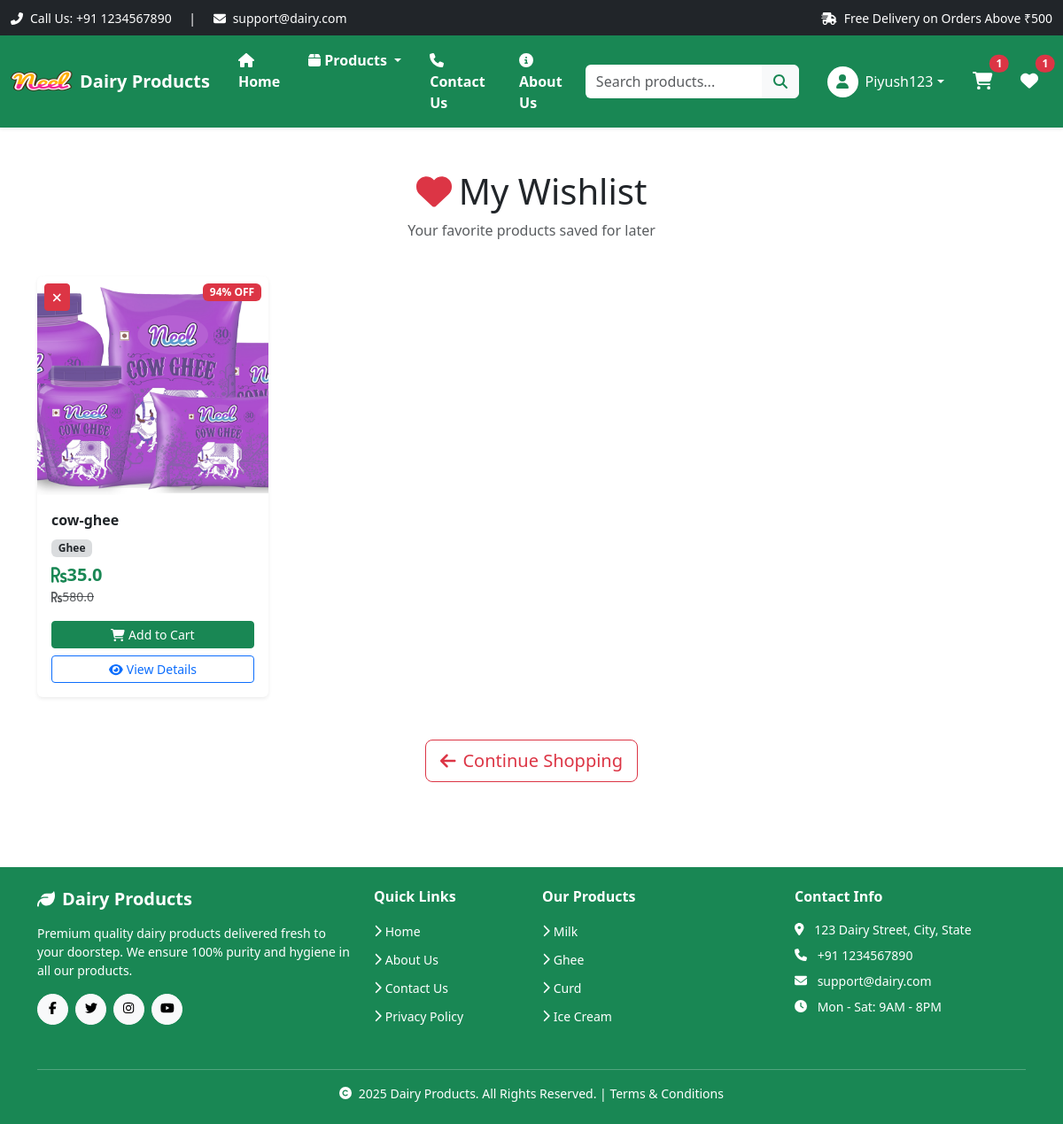
/wishlist/ (signed in), run on an earlier commit of the app's database.
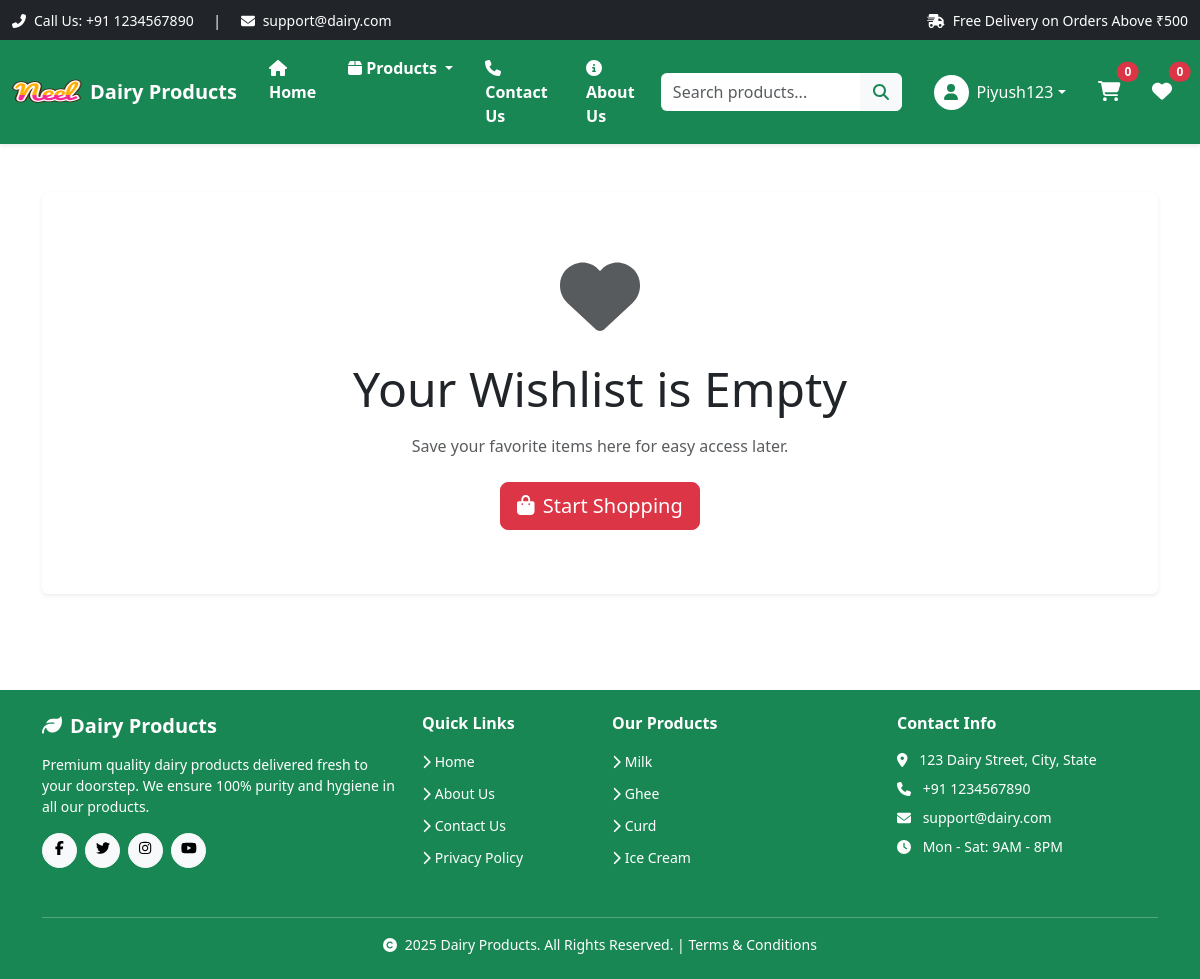
And on a later commit of the database.
### app/models.py (models this page shows, shortened)
class whishlist(models.Model):
    user = models.ForeignKey(User, on_delete=models.CASCADE)
    product = models.ForeignKey(Product, on_delete=models.CASCADE)

class Product(models.Model):
    title = models.CharField(max_length=100)
    selling_price = models.FloatField()
    discounted_price = models.FloatField()
    description = models.TextField()
    composition = models.TextField(default='')
    prodapp = models.TextField(default='')
    category = models.CharField(choices=CATEGORY_CHOICES, max_length=2)
    product_image = models.ImageField(upload_to='product')

### app/views.py (the view)
# urls.py: path('wishlist/', views.show_wishlist, name='show-wishlist'),
def show_wishlist(request):
    if not request.user.is_authenticated:
        messages.warning(request, 'Please log in to view your wishlist.')
        return redirect('customer-login')
    user = request.user
    wishlist_items = whishlist.objects.filter(user=user)
    return render(request, 'app/wishlist.html', {'wishlist_items': wishlist_items})

### app/templates/app/wishlist.html (shortened to what the changed rows need)
{% extends 'app/layout.html' %}
{% load static %}
{% block content %}
<div class="container my-5">
    {% if wishlist_items %}
        <div class="row mb-4">
            <div class="col-12">
                <h1 class="text-center mb-2">
                    <i class="fas fa-heart text-danger me-2"></i>My Wishlist
                </h1>
                <p class="text-center text-muted">Your favorite products saved for later</p>
            </div>
        </div>
        <div class="row g-4">
            {% for item in wishlist_items %}
            <div class="col-lg-3 col-md-4 col-sm-6" id="wishlist-item-{{ item.id }}">
                <div class="card h-100 shadow-sm border-0">
                    <div class="position-relative">
                        <a href="{% url 'product_details' item.product.id %}">
                            <img src="{{ item.product.product_image.url }}"
                                 class="card-img-top"
                                 alt="{{ item.product.title }}"
                                 style="height: 250px; object-fit: cover;">
                        </a>
                        {% if item.product.selling_price > item.product.discounted_price %}
                        <span class="position-absolute top-0 end-0 m-2 badge bg-danger">
                            {% widthratio item.product.discounted_price item.product.selling_price 100 as percent_paid %}
                            {% widthratio percent_paid 1 -1 as negative_percent %}
                            {{ negative_percent|add:100 }}% OFF
                        </span>
                        {% endif %}
                        <button class="btn btn-danger btn-sm position-absolute top-0 start-0 m-2 remove-wishlist-btn"
                                data-wishlist-id="{{ item.id }}"
                                title="Remove from Wishlist">
                            <i class="fas fa-times"></i>
                        </button>
                    </div>
                    <div class="card-body d-flex flex-column">
                        <h6 class="card-title fw-bold text-dark mb-2">
                            <a href="{% url 'product_details' item.product.id %}" class="text-decoration-none text-dark">
                                {{ item.product.title|truncatewords:6 }}
                            </a>
                        </h6>
                        <div class="mb-2">
                            <span class="badge bg-secondary bg-opacity-25 text-dark">
                                {{ item.product.get_category_display }}
                            </span>
                        </div>
                        <div class="mb-3">
                            <h5 class="text-success fw-bold mb-0">
                                <i class="fas fa-rupee-sign"></i>{{ item.product.discounted_price }}
                            </h5>
                            {% if item.product.selling_price > item.product.discounted_price %}
                            <small class="text-muted text-decoration-line-through">
                                <i class="fas fa-rupee-sign"></i>{{ item.product.selling_price }}
                            </small>
                            {% endif %}
                        </div>
                        <div class="mt-auto">
                            <div class="d-grid gap-2">
                                <a href="{% url 'add-to-cart' item.product.id %}" class="btn btn-success btn-sm">
                                    <i class="fas fa-shopping-cart me-1"></i>Add to Cart
                                </a>
                                <a href="{% url 'product_details' item.product.id %}" class="btn btn-outline-primary btn-sm">
                                    <i class="fas fa-eye me-1"></i>View Details
                                </a>
                            </div>
                        </div>
                    </div>
                </div>
            </div>
            {% endfor %}
        </div>
        <div class="text-center mt-5">
            <a href="{% url 'home' %}" class="btn btn-outline-danger btn-lg">
                <i class="fas fa-arrow-left me-2"></i>Continue Shopping
            </a>
        </div>
    {% else %}
        <div class="row">
            <div class="col-12">
                <div class="card shadow-sm border-0 text-center py-5">
                    <div class="card-body">
                        <i class="fas fa-heart fa-5x text-muted mb-4"></i>
                        <h1 class="display-5 mb-3">Your Wishlist is Empty</h1>
                        <p class="text-muted mb-4">Save your favorite items here for easy access later.</p>
                        <a href="{% url 'home' %}" class="btn btn-danger btn-lg">
                            <i class="fas fa-shopping-bag me-2"></i>Start Shopping
                        </a>
                    </div>
                </div>
            </div>
        </div>
    {% endif %}
</div>
{% endblock %}

### app/templates/app/layout.html (shortened to what the changed rows need)
{% load static %} {% load django_browser_reload %}
<!DOCTYPE html>
<html lang="en">
  <head>
    <link
      href="https://cdn.jsdelivr.net/npm/bootstrap@5.3.8/dist/css/bootstrap.min.css"
      rel="stylesheet"
    />
    <link
      href="https://cdnjs.cloudflare.com/ajax/libs/font-awesome/6.4.0/css/all.min.css"
      rel="stylesheet"
    />
    <link rel="stylesheet" href="{% static 'app/css/owl.carousel.min.css' %}" />
    <link rel="stylesheet" href="{% static 'app/css/all.min.css' %}" />
    <link rel="stylesheet" href="{% static 'app/css/password-field.css' %}" />
    <link rel="stylesheet" href="{% static 'app/css/style.css' %}" />
  </head>
  <body class="d-flex flex-column min-vh-100">
    <nav class="navbar navbar-expand-lg navbar-dark bg-success shadow-sm sticky-top">
      <div class="container-fluid">
        <div class="collapse navbar-collapse" id="navbarSupportedContent">
          <ul class="navbar-nav mb-2 mb-lg-0 align-items-lg-center">
  {% if request.user.is_authenticated %}
    <li class="nav-item dropdown mx-2">
      <a
        class="nav-link dropdown-toggle text-white d-flex align-items-center"
        href="#"
        id="profileDropdown"
        role="button"
        data-bs-toggle="dropdown"
        aria-expanded="false"
      >
        <div class="bg-white text-success rounded-circle d-flex align-items-center justify-content-center me-2"
             style="width: 35px; height: 35px;">
          <i class="fas fa-user"></i>
        </div>
        <span class="d-none d-lg-inline">{{request.user.username|title}}</span>
      </a>
    </li>
    <li class="nav-item mx-2">
      <a href="{% url 'show-cart' %}" class="nav-link text-white position-relative">
        <i class="fas fa-shopping-cart fs-5"></i>
        {% if request.user.is_authenticated %}
          <span id="cart-badge" class="position-absolute top-0 start-100 translate-middle badge rounded-pill bg-danger">
            {{ request.user.cart_set.count|default:"0" }}
          </span>
        {% endif %}
      </a>
    </li>
    <li class="nav-item mx-2">
      <a href="{% url 'show-wishlist' %}" class="nav-link text-white position-relative">
        <i class="fas fa-heart fs-5"></i>
        {% if request.user.is_authenticated %}
          <span id="wishlist-badge" class="position-absolute top-0 start-100 translate-middle badge rounded-pill bg-danger">
            {{ request.user.whishlist_set.count|default:"0" }}
          </span>
        {% endif %}
      </a>
    </li>
  {% endif %}
</ul>
        </div>
      </div>
    </nav>
    <main class="flex-grow-1">
      {% block content %} {% endblock %}
    </main>
  </body>
</html>

What changed in the data, as far as the page shows it:
removed whishlist: product.product_image (picture), negative_percent "94", product "cow-ghee", product.category "Ghee", product.discounted_price "35.0", product.selling_price "580.0"
Also different on the page:
{{ request.user.cart_set.count|default:"0" }}: "1" → "0"
{{ request.user.whishlist_set.count|default:"0" }}: "1" → "0"
text no longer shown: "My Wishlist Your favorite products saved for later Continue Shopping"
text now shown: "Your Wishlist is Empty Save your favorite items here for easy access later. Start Shopping"
